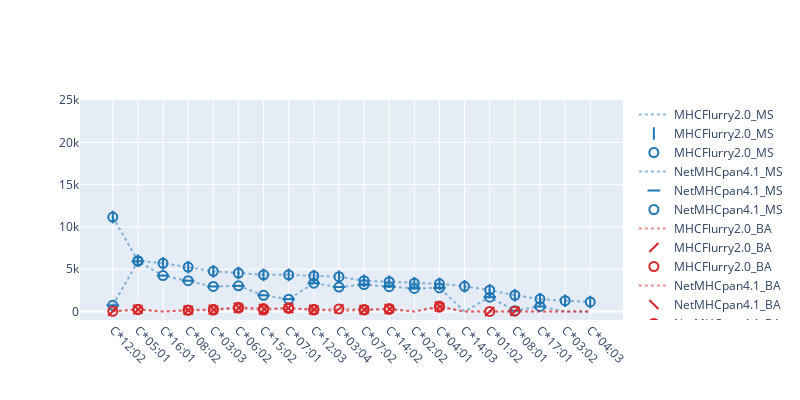

Source (notebook cell):
### Code cell
fig

### Figure 1 — Plotly figure (JSON) as saved in the notebook; plotly's stock layout.template omitted (floating-point values rounded to 4 significant figures)
{"data": [{"line": {"color": "#1F77B4", "dash": "dot"}, "marker": {"color": ["#1F77B4", "#1F77B4", "#1F77B4", "#1F77B4", "#1F77B4", "#1F77B4", "#1F77B4", "#1F77B4", "#1F77B4", "#1F77B4", "#1F77B4", "#1F77B4", "#1F77B4", "#1F77B4", "#1F77B4", "#1F77B4", "#1F77B4", "#1F77B4", "#1F77B4", "#1F77B4"], "line": {"width": 1}, "size": 0, "symbol": ["line-ns", "line-ns", "line-ns", "line-ns", "line-ns", "line-ns", "line-ns", "line-ns", "line-ns", "line-ns", "line-ns", "line-ns", "line-ns", "line-ns", "line-ns", "line-ns", "line-ns", "line-ns", "line-ns", "line-ns"]}, "mode": "lines", "name": "MHCFlurry2.0_MS", "opacity": 0.5, "type": "scatter", "x": ["C*12:02", "C*05:01", "C*16:01", "C*08:02", "C*03:03", "C*06:02", "C*15:02", "C*07:01", "C*12:03", "C*03:04", "C*07:02", "C*14:02", "C*02:02", "C*04:01", "C*14:03", "C*01:02", "C*08:01", "C*17:01", "C*03:02", "C*04:03"], "y": [11168, 6010, 5702, 5253, 4755, 4555, 4338, 4334, 4199, 4116, 3640, 3534, 3353, 3279, 2986, 2523, 1925, 1468, 1277, 1133]}, {"line": {"color": "#1F77B4", "dash": "dot"}, "marker": {"color": ["#1F77B4", "#1F77B4", "#1F77B4", "#1F77B4", "#1F77B4", "#1F77B4", "#1F77B4", "#1F77B4", "#1F77B4", "#1F77B4", "#1F77B4", "#1F77B4", "#1F77B4", "#1F77B4", "#1F77B4", "#1F77B4", "#1F77B4", "#1F77B4", "#1F77B4", "#1F77B4"], "line": {"width": 2}, "size": 9, "symbol": ["line-ns", "line-ns", "line-ns", "line-ns", "line-ns", "line-ns", "line-ns", "line-ns", "line-ns", "line-ns", "line-ns", "line-ns", "line-ns", "line-ns", "line-ns", "line-ns", "line-ns", "line-ns", "line-ns", "line-ns"]}, "mode": "markers", "name": "MHCFlurry2.0_MS", "opacity": 1, "type": "scatter", "x": ["C*12:02", "C*05:01", "C*16:01", "C*08:02", "C*03:03", "C*06:02", "C*15:02", "C*07:01", "C*12:03", "C*03:04", "C*07:02", "C*14:02", "C*02:02", "C*04:01", "C*14:03", "C*01:02", "C*08:01", "C*17:01", "C*03:02", "C*04:03"], "y": [11168, 6010, 5702, 5253, 4755, 4555, 4338, 4334, 4199, 4116, 3640, 3534, 3353, 3279, 2986, 2523, 1925, 1468, 1277, 1133]}, {"line": {"color": "#1F77B4", "dash": "dot"}, "marker": {"color": ["#1F77B4", "#1F77B4", "#1F77B4", "#1F77B4", "#1F77B4", "#1F77B4", "#1F77B4", "#1F77B4", "#1F77B4", "#1F77B4", "#1F77B4", "#1F77B4", "#1F77B4", "#1F77B4", "#1F77B4", "#1F77B4", "#1F77B4", "#1F77B4", "#1F77B4", "#1F77B4"], "line": {"width": 2}, "size": 9, "symbol": "circle-open"}, "mode": "markers", "name": "MHCFlurry2.0_MS", "opacity": 1, "type": "scatter", "x": ["C*12:02", "C*05:01", "C*16:01", "C*08:02", "C*03:03", "C*06:02", "C*15:02", "C*07:01", "C*12:03", "C*03:04", "C*07:02", "C*14:02", "C*02:02", "C*04:01", "C*14:03", "C*01:02", "C*08:01", "C*17:01", "C*03:02", "C*04:03"], "y": [11168, 6010, 5702, 5253, 4755, 4555, 4338, 4334, 4199, 4116, 3640, 3534, 3353, 3279, 2986, 2523, 1925, 1468, 1277, 1133]}, {"line": {"color": "#1F77B4", "dash": "dot"}, "marker": {"color": ["#1F77B4", "#1F77B4", "#1F77B4", "#1F77B4", "#1F77B4", "#1F77B4", "#1F77B4", "#1F77B4", "#1F77B4", "#1F77B4", "#1F77B4", "#1F77B4", "#1F77B4", "#1F77B4", "#1F77B4", "#1F77B4", "#1F77B4", "#1F77B4", "#1F77B4", "#1F77B4"], "line": {"width": 1}, "size": 0, "symbol": ["line-ew", "line-ew", "line-ew", "line-ew", "line-ew", "line-ew", "line-ew", "line-ew", "line-ew", "line-ew", "line-ew", "line-ew", "line-ew", "line-ew", "line-ew", "line-ew", "line-ew", "line-ew", "line-ew", "line-ew"]}, "mode": "lines", "name": "NetMHCpan4.1_MS", "opacity": 0.5, "type": "scatter", "x": ["C*12:02", "C*05:01", "C*16:01", "C*08:02", "C*03:03", "C*06:02", "C*15:02", "C*07:01", "C*12:03", "C*03:04", "C*07:02", "C*14:02", "C*02:02", "C*04:01", "C*14:03", "C*01:02", "C*08:01", "C*17:01", "C*03:02", "C*04:03"], "y": [730, 5943, 4247, 3647, 2961, 3037, 1917, 1462, 3349, 2893, 3190, 2942, 2733, 2795, 0, 1700, 101, 602, 0, 0]}, {"line": {"color": "#1F77B4", "dash": "dot"}, "marker": {"color": ["#1F77B4", "#1F77B4", "#1F77B4", "#1F77B4", "#1F77B4", "#1F77B4", "#1F77B4", "#1F77B4", "#1F77B4", "#1F77B4", "#1F77B4", "#1F77B4", "#1F77B4", "#1F77B4", "#1F77B4", "#1F77B4", "#1F77B4"], "line": {"width": 2}, "size": 9, "symbol": ["line-ew", "line-ew", "line-ew", "line-ew", "line-ew", "line-ew", "line-ew", "line-ew", "line-ew", "line-ew", "line-ew", "line-ew", "line-ew", "line-ew", "line-ew", "line-ew", "line-ew"]}, "mode": "markers", "name": "NetMHCpan4.1_MS", "opacity": 1, "type": "scatter", "x": ["C*12:02", "C*05:01", "C*16:01", "C*08:02", "C*03:03", "C*06:02", "C*15:02", "C*07:01", "C*12:03", "C*03:04", "C*07:02", "C*14:02", "C*02:02", "C*04:01", "C*01:02", "C*08:01", "C*17:01"], "y": [730, 5943, 4247, 3647, 2961, 3037, 1917, 1462, 3349, 2893, 3190, 2942, 2733, 2795, 1700, 101, 602]}, {"line": {"color": "#1F77B4", "dash": "dot"}, "marker": {"color": ["#1F77B4", "#1F77B4", "#1F77B4", "#1F77B4", "#1F77B4", "#1F77B4", "#1F77B4", "#1F77B4", "#1F77B4", "#1F77B4", "#1F77B4", "#1F77B4", "#1F77B4", "#1F77B4", "#1F77B4", "#1F77B4", "#1F77B4"], "line": {"width": 2}, "size": 9, "symbol": "circle-open"}, "mode": "markers", "name": "NetMHCpan4.1_MS", "opacity": 1, "type": "scatter", "x": ["C*12:02", "C*05:01", "C*16:01", "C*08:02", "C*03:03", "C*06:02", "C*15:02", "C*07:01", "C*12:03", "C*03:04", "C*07:02", "C*14:02", "C*02:02", "C*04:01", "C*01:02", "C*08:01", "C*17:01"], "y": [730, 5943, 4247, 3647, 2961, 3037, 1917, 1462, 3349, 2893, 3190, 2942, 2733, 2795, 1700, 101, 602]}, {"line": {"color": "#D62728", "dash": "dot"}, "marker": {"color": ["#D62728", "#D62728", "#D62728", "#D62728", "#D62728", "#D62728", "#D62728", "#D62728", "#D62728", "#D62728", "#D62728", "#D62728", "#D62728", "#D62728", "#D62728", "#D62728", "#D62728", "#D62728", "#D62728", "#D62728"], "line": {"width": 1}, "size": 0, "symbol": ["line-ne", "line-ne", "line-ne", "line-ne", "line-ne", "line-ne", "line-ne", "line-ne", "line-ne", "line-ne", "line-ne", "line-ne", "line-ne", "line-ne", "line-ne", "line-ne", "line-ne", "line-ne", "line-ne", "line-ne"]}, "mode": "lines", "name": "MHCFlurry2.0_BA", "opacity": 0.5, "type": "scatter", "x": ["C*12:02", "C*05:01", "C*16:01", "C*08:02", "C*03:03", "C*06:02", "C*15:02", "C*07:01", "C*12:03", "C*03:04", "C*07:02", "C*14:02", "C*02:02", "C*04:01", "C*14:03", "C*01:02", "C*08:01", "C*17:01", "C*03:02", "C*04:03"], "y": [27, 220, 0, 135, 165, 398, 181, 441, 172, 314, 180, 243, 0, 521, 0, 9, 42, 0, 0, 0]}, {"line": {"color": "#D62728", "dash": "dot"}, "marker": {"color": ["#D62728", "#D62728", "#D62728", "#D62728", "#D62728", "#D62728", "#D62728", "#D62728", "#D62728", "#D62728", "#D62728", "#D62728", "#D62728", "#D62728"], "line": {"width": 2}, "size": 9, "symbol": ["line-ne", "line-ne", "line-ne", "line-ne", "line-ne", "line-ne", "line-ne", "line-ne", "line-ne", "line-ne", "line-ne", "line-ne", "line-ne", "line-ne"]}, "mode": "markers", "name": "MHCFlurry2.0_BA", "opacity": 1, "type": "scatter", "x": ["C*12:02", "C*05:01", "C*08:02", "C*03:03", "C*06:02", "C*15:02", "C*07:01", "C*12:03", "C*03:04", "C*07:02", "C*14:02", "C*04:01", "C*01:02", "C*08:01"], "y": [27, 220, 135, 165, 398, 181, 441, 172, 314, 180, 243, 521, 9, 42]}, {"line": {"color": "#D62728", "dash": "dot"}, "marker": {"color": ["#D62728", "#D62728", "#D62728", "#D62728", "#D62728", "#D62728", "#D62728", "#D62728", "#D62728", "#D62728", "#D62728", "#D62728", "#D62728", "#D62728"], "line": {"width": 2}, "size": 9, "symbol": "circle-open"}, "mode": "markers", "name": "MHCFlurry2.0_BA", "opacity": 1, "type": "scatter", "x": ["C*12:02", "C*05:01", "C*08:02", "C*03:03", "C*06:02", "C*15:02", "C*07:01", "C*12:03", "C*03:04", "C*07:02", "C*14:02", "C*04:01", "C*01:02", "C*08:01"], "y": [27, 220, 135, 165, 398, 181, 441, 172, 314, 180, 243, 521, 9, 42]}, {"line": {"color": "#D62728", "dash": "dot"}, "marker": {"color": ["#D62728", "#D62728", "#D62728", "#D62728", "#D62728", "#D62728", "#D62728", "#D62728", "#D62728", "#D62728", "#D62728", "#D62728", "#D62728", "#D62728", "#D62728", "#D62728", "#D62728", "#D62728", "#D62728", "#D62728"], "line": {"width": 1}, "size": 0, "symbol": ["line-nw", "line-nw", "line-nw", "line-nw", "line-nw", "line-nw", "line-nw", "line-nw", "line-nw", "line-nw", "line-nw", "line-nw", "line-nw", "line-nw", "line-nw", "line-nw", "line-nw", "line-nw", "line-nw", "line-nw"]}, "mode": "lines", "name": "NetMHCpan4.1_BA", "opacity": 0.5, "type": "scatter", "x": ["C*12:02", "C*05:01", "C*16:01", "C*08:02", "C*03:03", "C*06:02", "C*15:02", "C*07:01", "C*12:03", "C*03:04", "C*07:02", "C*14:02", "C*02:02", "C*04:01", "C*14:03", "C*01:02", "C*08:01", "C*17:01", "C*03:02", "C*04:03"], "y": [0, 273, 0, 187, 265, 508, 353, 361, 272, 0, 243, 359, 0, 652, 0, 0, 0, 0, 0, 0]}, {"line": {"color": "#D62728", "dash": "dot"}, "marker": {"color": ["#D62728", "#D62728", "#D62728", "#D62728", "#D62728", "#D62728", "#D62728", "#D62728", "#D62728", "#D62728"], "line": {"width": 2}, "size": 9, "symbol": ["line-nw", "line-nw", "line-nw", "line-nw", "line-nw", "line-nw", "line-nw", "line-nw", "line-nw", "line-nw"]}, "mode": "markers", "name": "NetMHCpan4.1_BA", "opacity": 1, "type": "scatter", "x": ["C*05:01", "C*08:02", "C*03:03", "C*06:02", "C*15:02", "C*07:01", "C*12:03", "C*07:02", "C*14:02", "C*04:01"], "y": [273, 187, 265, 508, 353, 361, 272, 243, 359, 652]}, {"line": {"color": "#D62728", "dash": "dot"}, "marker": {"color": ["#D62728", "#D62728", "#D62728", "#D62728", "#D62728", "#D62728", "#D62728", "#D62728", "#D62728", "#D62728"], "line": {"width": 2}, "size": 9, "symbol": "circle-open"}, "mode": "markers", "name": "NetMHCpan4.1_BA", "opacity": 1, "type": "scatter", "x": ["C*05:01", "C*08:02", "C*03:03", "C*06:02", "C*15:02", "C*07:01", "C*12:03", "C*07:02", "C*14:02", "C*04:01"], "y": [273, 187, 265, 508, 353, 361, 272, 243, 359, 652]}], "layout": {"height": 400, "width": 800, "xaxis": {"dtick": 1.2, "tick0": 0, "tickangle": 45}, "yaxis": {"range": [-1000, 25000]}}}
